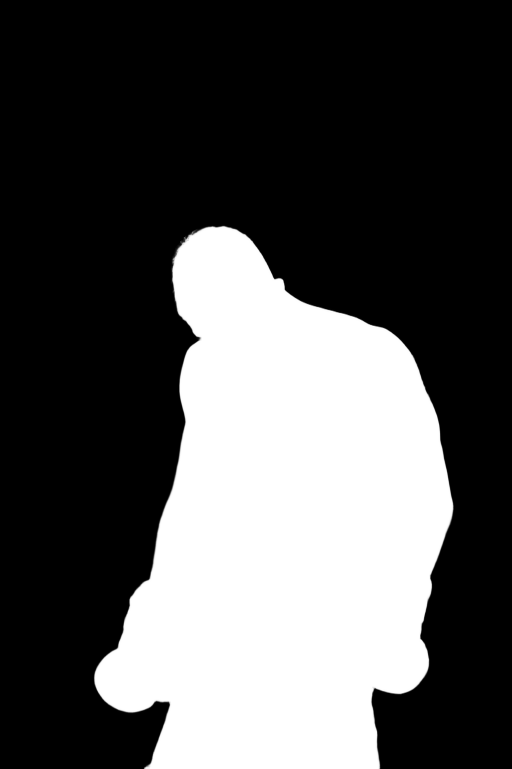
#> input picture media/seq-b/mask-atleta.png, 1023 x 1537 px (shown at 1/2 size)
$ python -i render.py   (imports and definitions only)
#> lines starting #> are read from the running program, lines starting #| are printed output that depends on the picture; after the words box and inside, x2 and y2 are one past the last pixel; in counts of white or black regions, pixels touching at a corner belong together
### media/layered.py
"""Motor comum das sequências animadas por camadas locais.

Usado por media/seq-a/render.py e media/seq-b/render.py: cada sequência define a sua foto, as
suas camadas e o seu ambiente; aqui fica o que é igual nas duas (zoom por camada, matrizes de
câmera, preenchimento do fundo, ruído, partículas e limpeza da máscara). Requer numpy e OpenCV.
Decisões: docs/plan-sequencia-a.md e docs/plan-sequencia-b.md.
"""

from dataclasses import dataclass
from pathlib import Path

import cv2
import numpy as np


@dataclass(frozen=True)
class Rig:
    """Geometria de uma sequência: tamanhos, ponto de zoom e zoom final de cada camada.

    `anchor` é dado em pixels da saída. A área de trabalho deve ser maior que a saída, para a
    camada ser reduzida, e não ampliada, mesmo no zoom máximo.
    """

    frame_count: int
    out_size: tuple[int, int]
    work_size: tuple[int, int]
    anchor: tuple[float, float]
    fg_zoom_end: float
    bg_zoom_end: float

    @property
    def work_scale(self) -> float:
        return self.work_size[0] / self.out_size[0]

    def time(self, index: int) -> float:
        """Instante (0 a 1) do quadro `index` (1 a frame_count)."""
        return (index - 1) / (self.frame_count - 1)

    def zooms(self, t: float) -> tuple[float, float]:
        """Zoom do atleta e do fundo no instante t; exponencial dá velocidade aparente constante."""
        return self.fg_zoom_end**t, self.bg_zoom_end**t

    # [26 lines left out: functions warp, zoom_matrix, keystone_matrix, not called in this run]


def scale_matrix(factor: float) -> np.ndarray:
    return np.diag([factor, factor, 1.0])


def warp_projective(image: np.ndarray, matrix: np.ndarray, out_size: tuple[int, int], border=cv2.BORDER_REPLICATE):
    """Aplica uma matriz 3x3 (origem para saída) com interpolação cúbica."""
    return cv2.warpPerspective(image, matrix, out_size, flags=cv2.INTER_CUBIC, borderMode=border)


@dataclass(frozen=True)
class Particles:
    """Partículas fixas da sequência, em pixels da saída; o tempo só as desloca."""

    pos: np.ndarray
    vel: np.ndarray
    size: np.ndarray
    gain: np.ndarray


def smoothstep(edge0: float, edge1: float, x):
    t = np.clip((x - edge0) / (edge1 - edge0), 0.0, 1.0)
    return t * t * (3.0 - 2.0 * t)


# [6 lines left out: function feathered_weight, not called in this run]


def fill_holes(image: np.ndarray, hole: np.ndarray) -> np.ndarray:
    """Preenche a área `hole` com a cor desfocada da vizinhança (convolução normalizada)."""
    result = image.astype(np.float32)
    valid = (hole == 0).astype(np.float32)
    sigma = 6.0
    while valid.min() < 1.0 and sigma < 4000:
        weight = cv2.GaussianBlur(valid, (0, 0), sigma)
        blurred = cv2.GaussianBlur(result * valid[..., None], (0, 0), sigma)
        fillable = (valid == 0) & (weight > 0.05)
        result[fillable] = blurred[fillable] / weight[fillable][..., None]
        valid = np.where(fillable, 1.0, valid).astype(np.float32)
        sigma *= 2
    soft = cv2.GaussianBlur(result, (0, 0), 10)
    return np.where(hole[..., None] > 0, soft, result).astype(np.float32)


# [76 lines left out: functions fractal_noise, scrolled, make_particles, particle_layer, keep_main_body, not called in this run]


def to_uint8(frame: np.ndarray) -> np.ndarray:
    return np.clip(np.rint(frame), 0, 255).astype(np.uint8)


def write_frame(out_dir: Path, index: int, frame: np.ndarray) -> None:
    if not cv2.imwrite(str(out_dir / f"frame_{index:04d}.png"), frame):
        raise OSError(f"falha ao gravar o quadro {index} em {out_dir}")

### media/seq-b/render.py
"""Renderiza a Sequência B (Cinematic): a foto 3 animada por camadas locais.

Uso: python render.py <foto-original> <still-16x9> <pasta-de-saida> [--verify] [--step=N]
Grava frame_0001.png a frame_0169.png em 1920x1080 (com --step=N, só um quadro a cada N, para
prévia). O atleta sai da foto original e só é escalado e deslocado; o still estendido entra como
fundo e recebe a perspectiva, a luz, a névoa e a poeira. Com --verify, confere que o atleta, fora
das caixas dos logos desfocados, é idêntico à foto original passada pela mesma transformação, e
conta o fundo preenchido que aparece e as bordas do fundo que ficariam descobertas.
Decisões e critérios: docs/plan-sequencia-b.md.
"""

import sys
from dataclasses import dataclass
from pathlib import Path

import cv2
import numpy as np

sys.path.append(str(Path(__file__).resolve().parents[1]))
from layered import (  # noqa: E402
    Particles,
    fill_holes,
    fractal_noise,
    keystone_matrix,
    make_particles,
    particle_layer,
    scale_matrix,
    scrolled,
    smoothstep,
    to_uint8,
    warp_projective,
    write_frame,
    zoom_matrix,
)

HERE = Path(__file__).parent

FRAME_COUNT = 169
OUT_SIZE = (1920, 1080)
# Área de trabalho = recorte 16:9 do still (a partir de x 21), no tamanho nativo.
WORK_SIZE = (2731, 1536)
STILL_CROP_X = 21
# Posição da foto original dentro da área de trabalho. Deslocamento inteiro: a foto é colada sem
# reamostrar, e é o still que se ajusta a ela (escala e posição medidas por SIFT, ver o PLAN).
PHOTO_OFFSET = (1303, 6)
STILL_SCALE = 0.99926
STILL_SHIFT = (1323.85, 6.1)
SEAM_FEATHER = 40

WORK_SCALE = WORK_SIZE[0] / OUT_SIZE[0]

# Base do pescoço, em pixels da saída: ponto fixo do zoom e pivô da perspectiva do fundo.
ANCHOR = (1244.0, 506.0)
# As duas camadas começam na mesma escala (a foto como ela é) e já com folga nas bordas, que a
# perspectiva e o deslocamento do fundo consomem.
ZOOM_START = 1.06
FG_ZOOM_END = 1.62
BG_ZOOM_END = 1.25
# Arco da câmera: ela anda para a esquerda e desce enquanto se aproxima. O fundo desliza para a
# esquerda em relação ao atleta, o que esconde o saco atrás dele e descobre só parede lisa.
ARC_START = 0.22
ARC_END = 0.80
ARC_LINEAR_SHARE = 0.3
YAW_RANGE = (-0.07, 0.17)
PITCH_RANGE = (0.0, -0.07)
BG_SLIDE = (-60.0, 20.0)
FG_SLIDE = (14.0, 6.0)
# Desfoque do fundo em pixels da saída: cresce com a aproximação e tem um pico na virada.
FOCUS_END = 1.8
FOCUS_PULSE = 2.4
FOCUS_PULSE_SPAN = (0.40, 0.66)

# Caixas (x0, y0, x1, y1) em pixels da foto original. As do atleta são as únicas áreas dele que
# mudam; a do saco fica no fundo e é desfocada depois de o atleta ser retirado.
ATHLETE_LOGO_BOXES = ((762, 1137, 868, 1221), (416, 1179, 536, 1249), (240, 1195, 310, 1258), (602, 1489, 685, 1530))
BAG_TEXT_BOX = (809, 579, 896, 803)
LOGO_BLUR_SIGMA = 14.0
LOGO_FEATHER = 21

# Retângulos deixados pelo outpaint na parede esquerda, em pixels da área de trabalho: os dois
# primeiros recebem a parede vizinha (caixa, deslocamento da origem), o terceiro só é nivelado.
WALL_CLONES = (((322, 395, 572, 865), (250, 0)), ((300, 868, 572, 1078), (262, 0)))
WALL_RELEVEL_BOX = (300, 1070, 570, 1250)

# A luz do fundo vira de fria para quente junto com a troca de título em CinematicReveal.tsx.
TURN_START = 0.48
TURN_END = 0.58
COLD_GAIN = np.float32((1.05, 0.97, 0.87))
WARM_GAIN = np.float32((0.82, 0.98, 1.12))
GLOW_CENTER = (0.30, 0.36)
GLOW_SIGMA = 0.26
COLD_GLOW = np.float32((26, 18, 12))
WARM_GLOW = np.float32((16, 42, 76))
SHIMMER = 0.12

# Feixe de luz preso à cena (coordenadas da saída no zoom 1): entra pelo alto à esquerda e gira
# alguns graus ao longo da sequência. A luz e a névoa são calculadas em meia resolução.
SCENE_DIV = 2
BEAM_SOURCE = (120.0, -420.0)
BEAM_ANGLES = (50.0, 38.0)
BEAM_SPREAD = 7.0
BEAM_REACH = 2300.0
BEAM_LEVELS = (0.6, 1.3)
COLD_BEAM = np.float32((74, 62, 52))
WARM_BEAM = np.float32((48, 104, 170))
STREAK_CONTRAST = 0.7

FOG_STRENGTH = 0.5
FOG_BEAM_BOOST = 0.8
FOG_DEPTH = 0.3
COLD_FOG = np.float32((96, 84, 74))
WARM_FOG = np.float32((70, 112, 156))
# Sombra do atleta na parede: deslocamento (em pixels da saída no zoom 1) no começo e no fim.
SHADOW_STRENGTH = 0.3
SHADOW_OFFSETS = ((54.0, 30.0), (86.0, 22.0))
SHADOW_BLUR = 14.0
VIGNETTE = 0.3
VIGNETTE_BREATH = 0.07

# Três planos de poeira entre a parede e o atleta: (profundidade de 0 a 1, quantidade, tamanho,
# ganho, desfoque extra). Quanto mais perto do atleta, maior, mais desfocada e mais rápida.
DUST_PLANES = (
    (0.12, 260, (0.5, 1.4), (0.2, 0.6), 0.0),
    (0.45, 150, (1.0, 2.6), (0.15, 0.5), 1.2),
    (0.80, 46, (3.5, 8.0), (0.05, 0.16), 3.5),
)
DUST_GAIN = 0.75
DUST_AMBIENT = 0.3
COLD_DUST = np.float32((255, 236, 222))
WARM_DUST = np.float32((168, 214, 255))
VERIFY_FRAMES = (1, 43, 85, 127, 169)
SEED = 4843


@dataclass(frozen=True)
class Layers:
    """Camadas na área de trabalho. `core` é a região do atleta que tem de sair intacta."""

    photo: np.ndarray
    plate: np.ndarray
    alpha: np.ndarray
    fill: np.ndarray
    core: np.ndarray


@dataclass(frozen=True)
class Ambience:
    """Texturas fixas da sequência; `angle` e `distance` são medidos a partir da fonte do feixe."""

    noises: tuple[np.ndarray, ...]
    streaks: np.ndarray
    glow: np.ndarray
    angle: np.ndarray
    distance: np.ndarray
    low: np.ndarray
    vignette: np.ndarray
    dust: tuple[Particles, ...]


@dataclass(frozen=True)
class Pose:
    """Câmera num instante: matrizes 3x3 da cena (saída no zoom 1) para a saída."""

    fg: np.ndarray
    bg: np.ndarray
    fg_zoom: float
    bg_zoom: float
    fg_shift: np.ndarray
    bg_shift: np.ndarray
    focus: float


def read_image(path: str) -> np.ndarray:
    image = cv2.imread(path, cv2.IMREAD_COLOR)
    if image is None:
        raise FileNotFoundError(f"não foi possível ler {path}")
    return image


# [14 lines left out: functions box_weight, blur_boxes, not called in this run]


def clone_from_neighbour(image: np.ndarray, box, shift) -> np.ndarray:
    x0, y0, x1, y1 = box
    source = image[y0 + shift[1] : y1 + shift[1], x0 + shift[0] : x1 + shift[0]]
    mask = np.full(source.shape[:2], 255, np.uint8)
    return cv2.seamlessClone(source, image, mask, ((x0 + x1) // 2, (y0 + y1) // 2), cv2.NORMAL_CLONE)


def relevel(image: np.ndarray, box) -> np.ndarray:
    """Troca o claro-escuro geral da caixa pelo da vizinhança e mantém a textura."""
    x0, y0, x1, y1 = box
    hole = np.zeros(image.shape[:2], np.uint8)
    hole[y0:y1, x0:x1] = 255
    low = cv2.GaussianBlur(image.astype(np.float32), (0, 0), 30)
    target = cv2.GaussianBlur(fill_holes(image, hole), (0, 0), 30)
    weight = cv2.GaussianBlur(hole.astype(np.float32) / 255, (31, 31), 0)[..., None]
    return to_uint8(image + (target - low) * weight)


def still_background(still_path: str) -> np.ndarray:
    """Still alinhado à foto original na área de trabalho, com a parede esquerda corrigida."""
#> called with still_path = 'mask-atleta.png'
    k, (sx, sy), (ox, oy) = STILL_SCALE, STILL_SHIFT, PHOTO_OFFSET
    matrix = np.float32([[k, 0, sx - k * ox], [0, k, sy - k * oy]])
    flags = cv2.INTER_CUBIC | cv2.WARP_INVERSE_MAP
    wall = cv2.warpAffine(read_image(still_path), matrix, WORK_SIZE, flags=flags, borderMode=cv2.BORDER_REPLICATE)
#> in read_image, image is the input picture: shape (1537, 1023, 3); min 0, max 255, mean 83.4
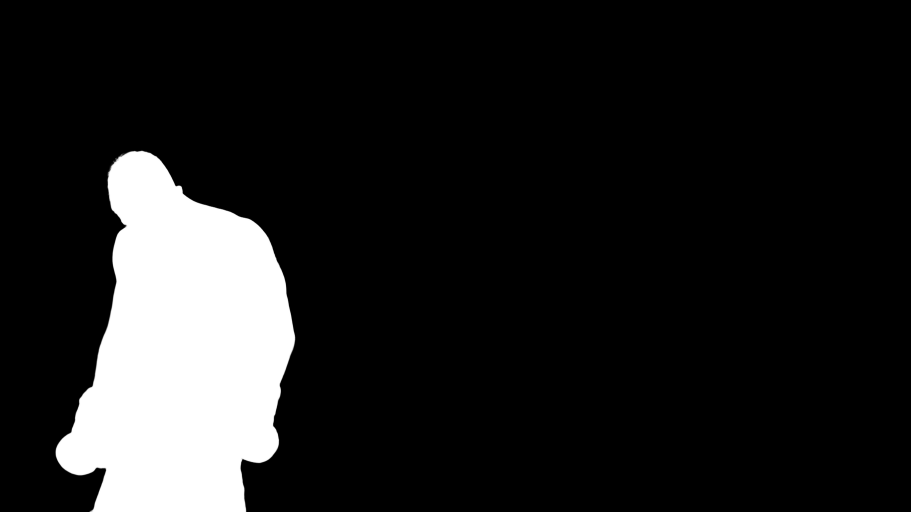
#> wall: shape (1536, 2731, 3) (shown at 1/3 size); min 0, max 255, mean 31.3
    for box, shift in WALL_CLONES:
        wall = clone_from_neighbour(wall, box, shift)
#> this loop made 2 passes
#> pass 1, in clone_from_neighbour, `source = image[y0 + shift[1] : y1 + shift[1], x0 + shift[0] : x1 + shi..`:
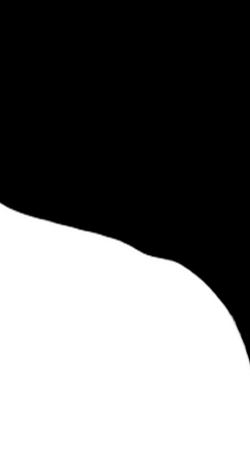
#> source: shape (470, 250, 3); min 0, max 255, mean 118.2
    return relevel(wall, WALL_RELEVEL_BOX)
#> in relevel, `low = cv2.GaussianBlur(image.astype(np.float32), (0, 0), 30)`:
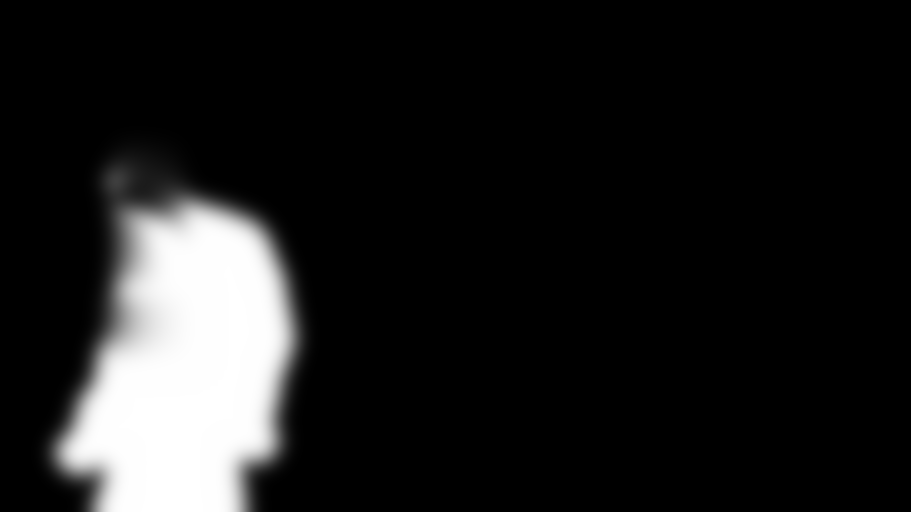
#> low: shape (1536, 2731, 3) float32 (shown at 1/3 size); min 0, max 255, mean 28.7; drawn with min black and max white
#> in fill_holes, `valid = (hole == 0).astype(np.float32)`:
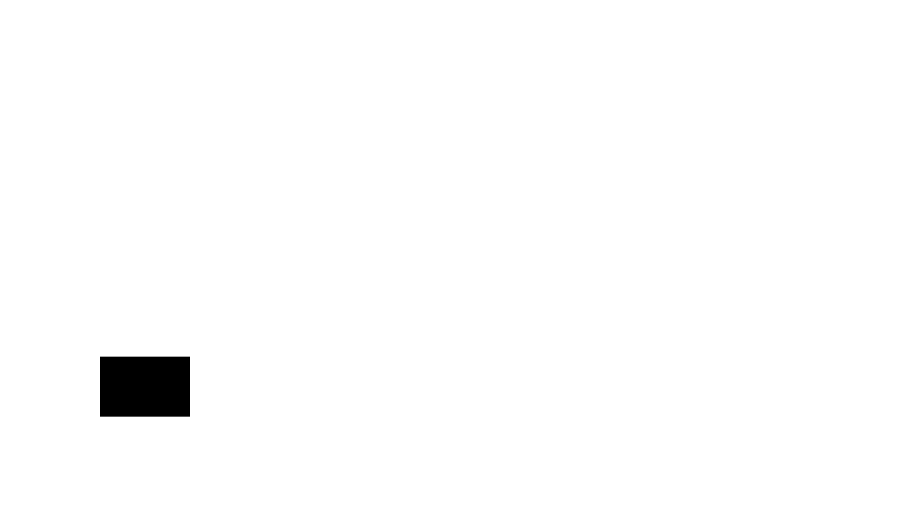
#> valid: shape (1536, 2731) float32 (shown at 1/3 size); values 0 (black) and 1 (white), 98.8% white; 1 black region, box (x1, y1, x2, y2) and area: (300, 1070, 570, 1250) 48600
#> the loop in fill_holes, `while valid.min() < 1.0 and sigma < 4000:` made 4 passes
#> sigma on passes 1 to 4: 12, 24, 48, 96
#> pass 1, in fill_holes, `blurred = cv2.GaussianBlur(result * valid[..., None], (0, 0), sigma)`:
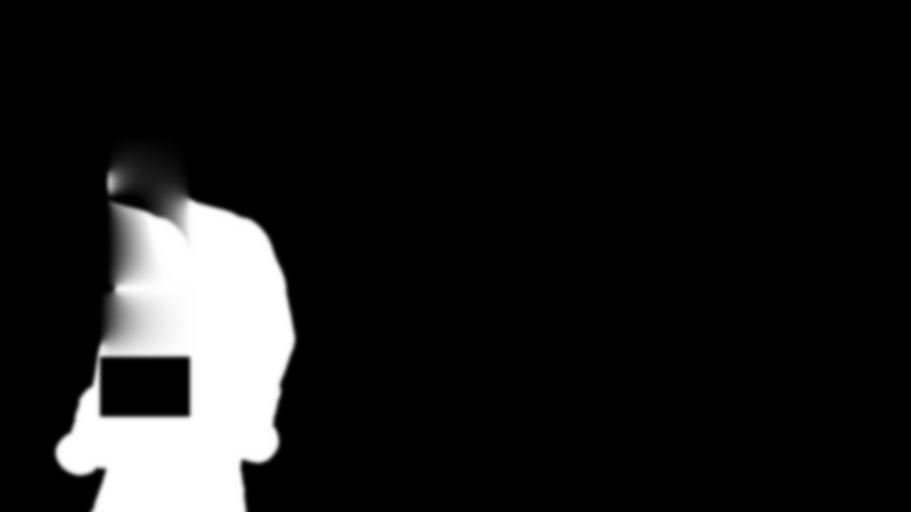
#> blurred: shape (1536, 2731, 3) float32 (shown at 1/3 size); min 0, max 255, mean 25.8; drawn with min black and max white
#> pass 1, in fill_holes, `valid = np.where(fillable, 1.0, valid).astype(np.float32)`:
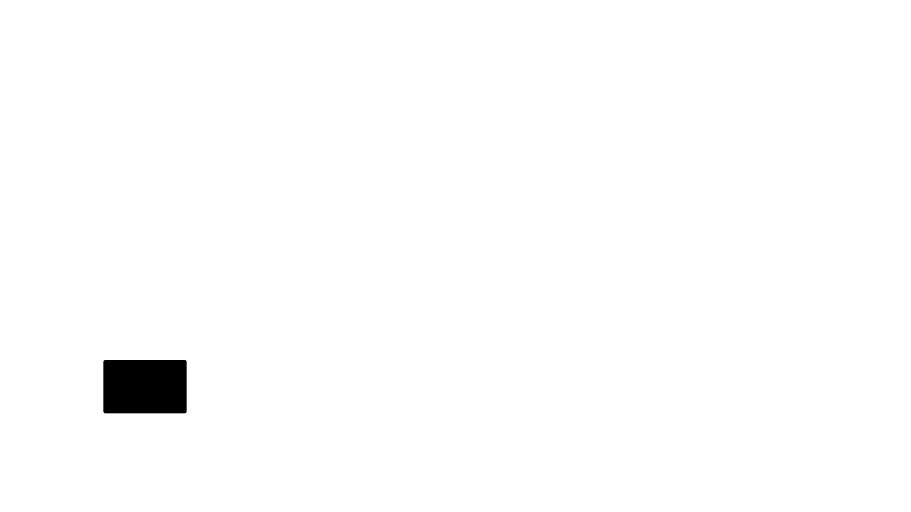
#> valid: shape (1536, 2731) float32 (shown at 1/3 size); values 0 (black) and 1 (white), 99% white; 1 black region, box (x1, y1, x2, y2) and area: (310, 1080, 560, 1240) 39968
#> after the loop in fill_holes, `while valid.min() < 1.0 and sigma < 4000:`:
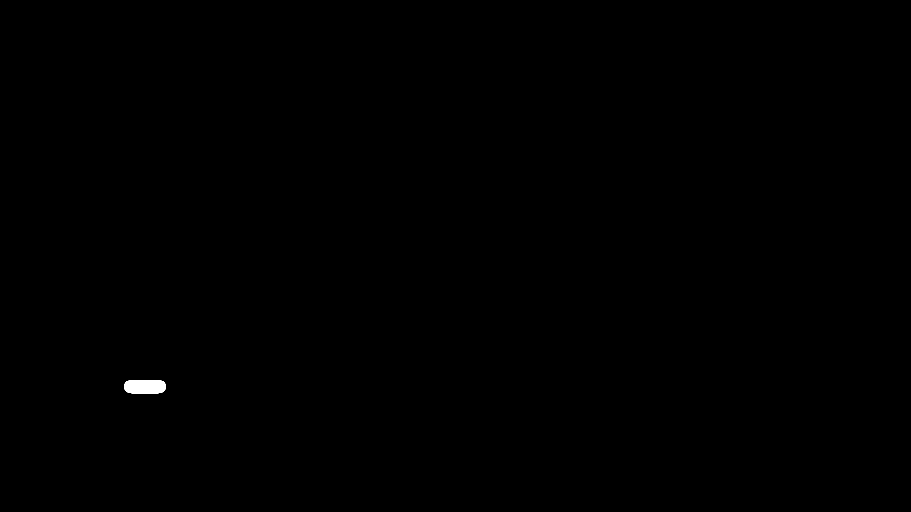
#> fillable: shape (1536, 2731) bool (shown at 1/3 size); 0.11% white; 1 white region, box (x1, y1, x2, y2) and area: (373, 1140, 497, 1180) 4604
#> after the loop in fill_holes, `while valid.min() < 1.0 and sigma < 4000:`: valid: shape (1536, 2731) float32; every value is 1
#> after the loop in fill_holes, `while valid.min() < 1.0 and sigma < 4000:`: sigma = 96


# [40 lines left out: functions paste_photo, on_canvas, build_layers, not called in this run]


def lerp(ends, x: float):
    return ends[0] + (ends[1] - ends[0]) * x


# [52 lines left out: functions dust_plane, build_ambience, camera_pose, place_athlete, not called in this run]


def place_background(image: np.ndarray, pose: Pose, border=cv2.BORDER_REPLICATE) -> np.ndarray:
    return warp_projective(image, pose.bg @ scale_matrix(1 / WORK_SCALE), OUT_SIZE, border)


def scene_to_screen(field: np.ndarray, matrix: np.ndarray) -> np.ndarray:
    """Leva um campo calculado na grade da cena (meia resolução) para a saída."""
    return np.clip(warp_projective(field, matrix @ scale_matrix(SCENE_DIV), OUT_SIZE), 0, None)


# [116 lines left out: functions plane_view, beam_field, fog_field, dust_field, shadow_field, apply_ambience and 4 more, not called in this run]


# [2 lines not run here, left out]

>>> result = still_background('mask-atleta.png')
